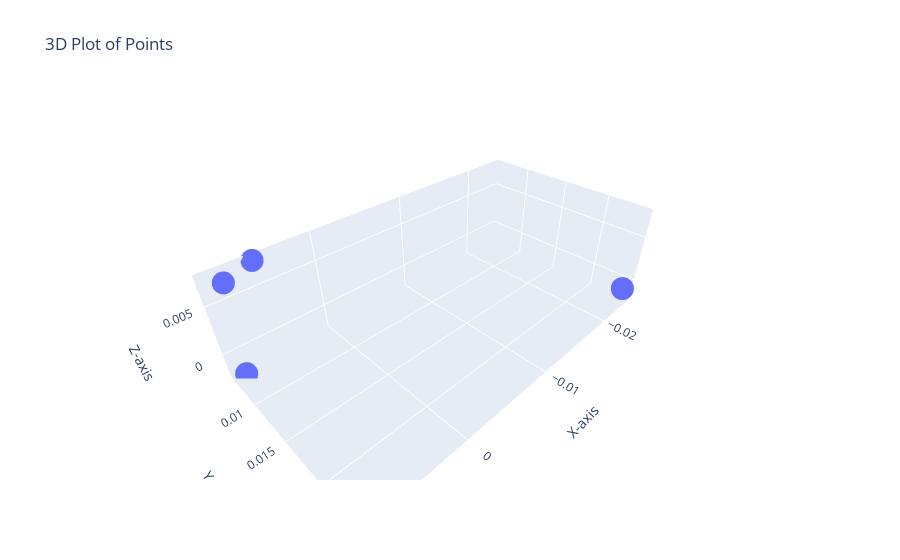

Notebook source saved alongside this figure:
### Code cell
MDS_2(12,0,0,0.3,H_1d)

### Figure 1 — Plotly figure (JSON) as saved in the notebook; plotly's stock layout.template omitted (floating-point values rounded to 4 significant figures)
{"data": [{"mode": "markers", "type": "scatter3d", "x": [0.008762, 0.008762, 0.008762, 0.008762, 0.008762, 0.008762, 0.008762, 0.008761, 0.005526, 0.005526, 0.008155, -0.02396], "y": [0.006468, 0.006468, 0.006468, 0.006468, 0.006468, 0.006468, 0.006468, 0.006467, 0.006144, 0.006144, 0.006521, 0.02397], "z": [-0.002303, -0.002303, -0.002303, -0.002303, -0.002303, -0.002303, -0.002303, -0.002298, 0.007644, 0.007644, 0.006958, -0.0008414]}], "layout": {"scene": {"xaxis": {"title": {"text": "X-axis"}}, "yaxis": {"title": {"text": "Y-axis"}}, "zaxis": {"title": {"text": "Z-axis"}}}, "title": {"text": "3D Plot of Points"}}}
